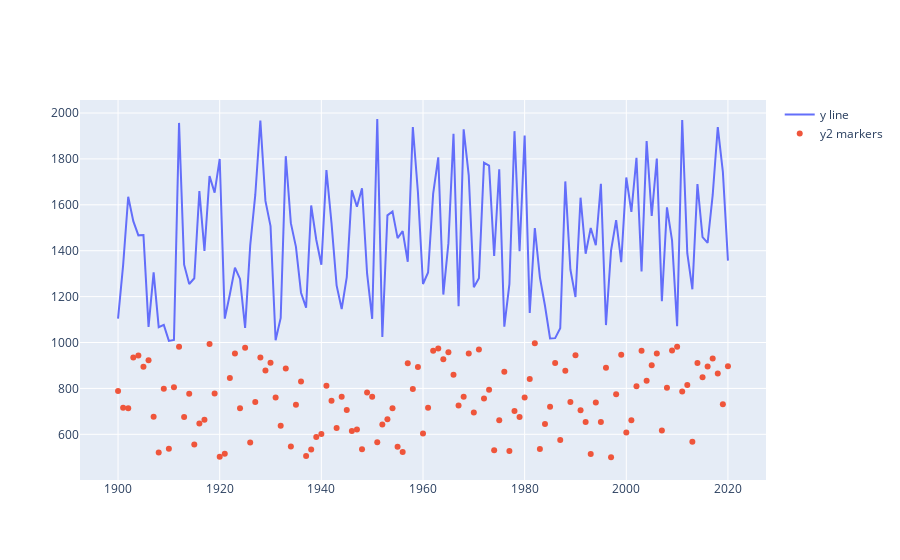

Notebook cell for this chart:
### Code cell
# Wykres liniowy
fig.add_trace(go.Scatter(x=x,y=y,name='y line'))

# Wykres punktowy
fig.add_trace(go.Scatter(x=x,y=y2,name='y2 markers',mode='markers'))
